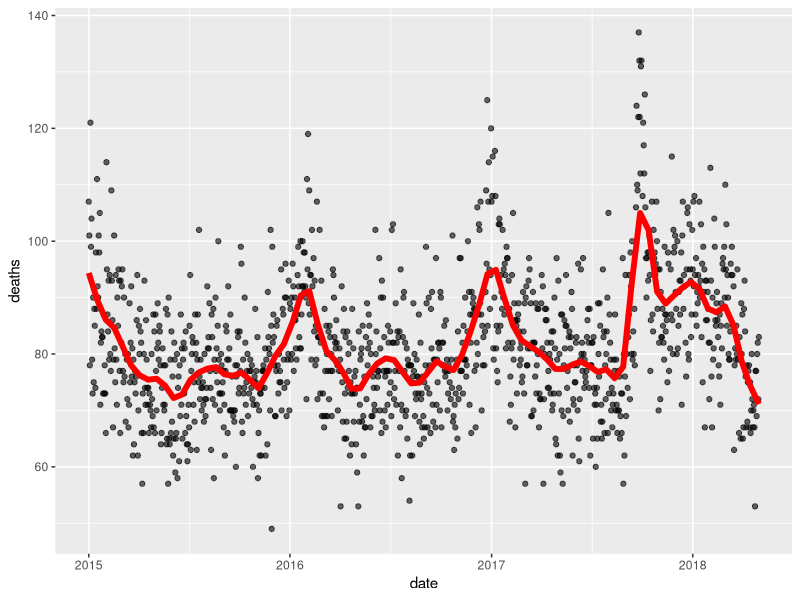
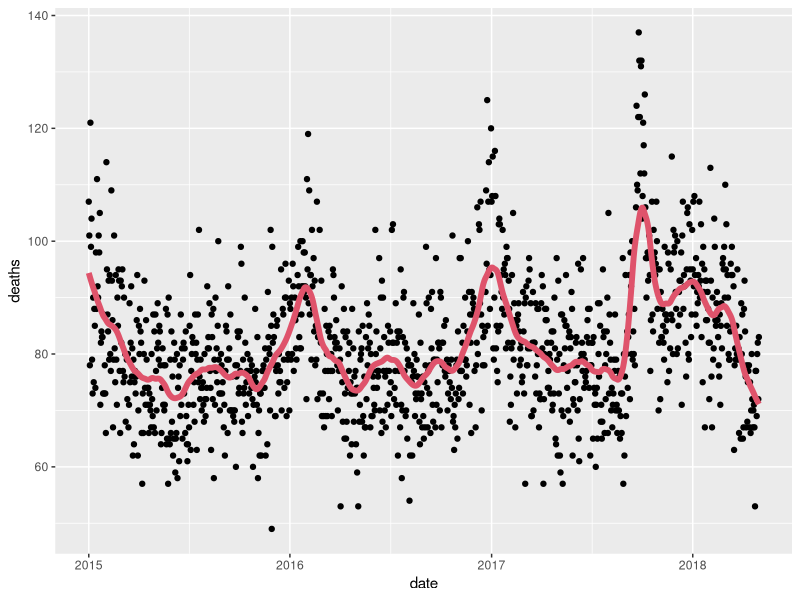
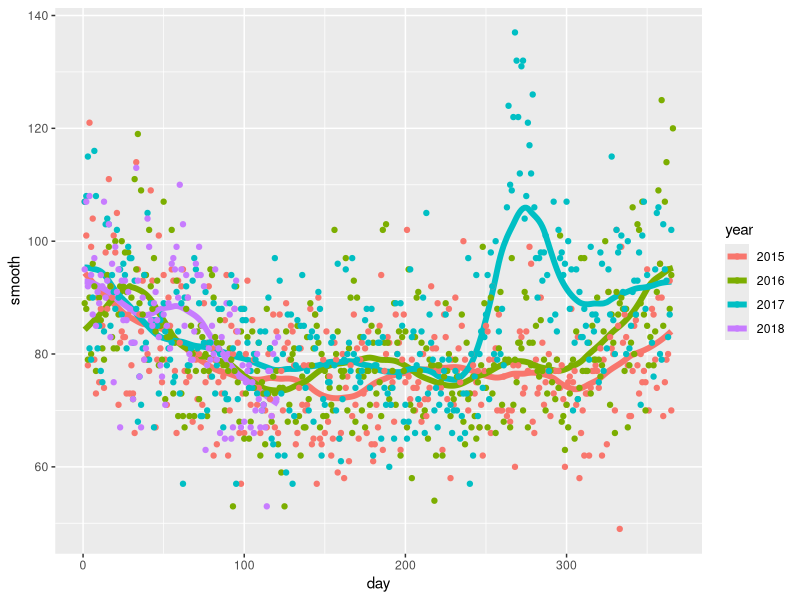
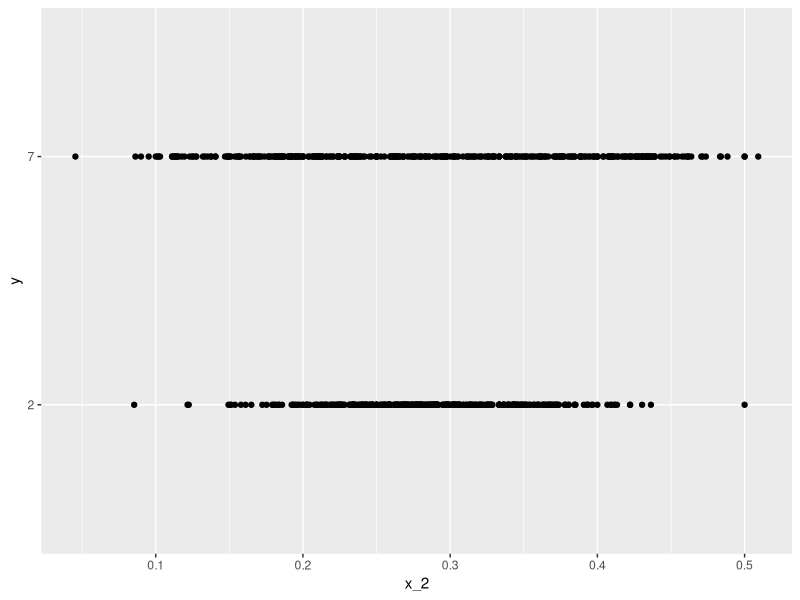
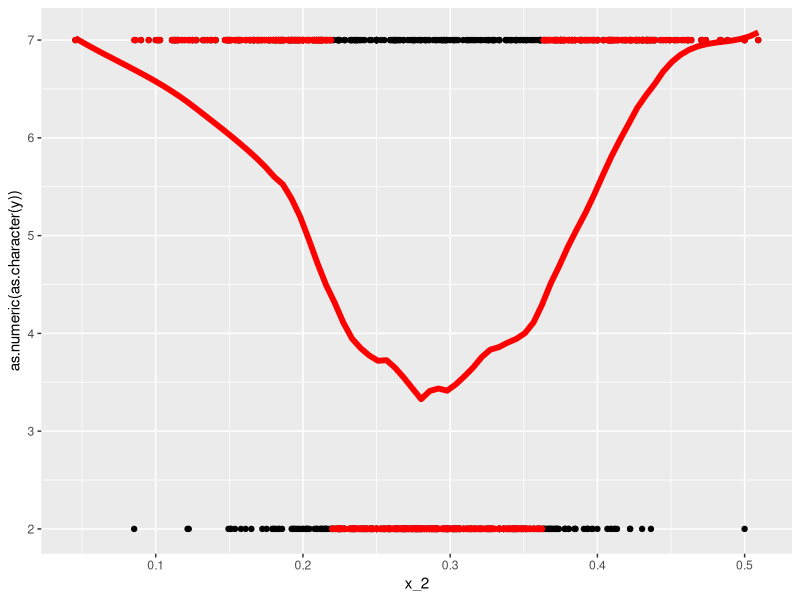
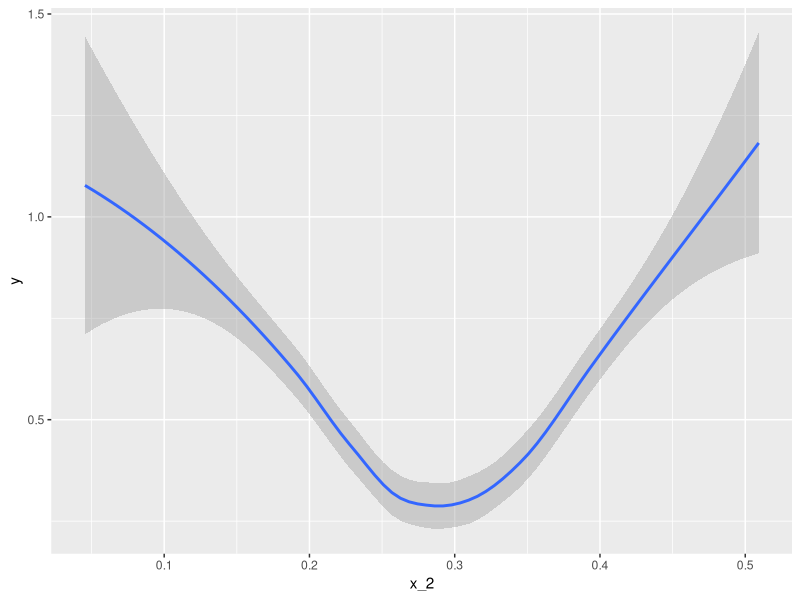

Reproduce these figures in R, in order.
library(tidyverse)
library(purrr)
library(pdftools)
library(lubridate)
fn <- system.file("extdata", "RD-Mortality-Report_2015-18-180531.pdf", package="dslabs")
dat <- map_df(str_split(pdf_text(fn), "\n"), function(s){
  s <- str_trim(s)
  header_index <- str_which(s, "2015")[1]
  tmp <- str_split(s[header_index], "\\s+", simplify = TRUE)
  month <- tmp[1]
  header <- tmp[-1]
  tail_index  <- str_which(s, "Total")
  n <- str_count(s, "\\d+")
  out <- c(1:header_index, which(n==1), which(n>=28), tail_index:length(s))
  s[-out] %>%
    str_remove_all("[^\\d\\s]") %>%
    str_trim() %>%
    str_split_fixed("\\s+", n = 6) %>%
    .[,1:5] %>%
    as_data_frame() %>% 
    setNames(c("day", header)) %>%
    mutate(month = month,
           day = as.numeric(day)) %>%
    gather(year, deaths, -c(day, month)) %>%
    mutate(deaths = as.numeric(deaths))
}) %>%
  mutate(month = recode(month, "JAN" = 1, "FEB" = 2, "MAR" = 3, "APR" = 4, "MAY" = 5, "JUN" = 6, 
                        "JUL" = 7, "AGO" = 8, "SEP" = 9, "OCT" = 10, "NOV" = 11, "DEC" = 12)) %>%
  mutate(date = make_date(year, month, day)) %>%
  filter(date <= "2018-05-01")

head(dat)
total_days <- diff(range(as.numeric(range(dat$date))))
span <- 60/total_days
dat%>%
  ggplot(aes(x = date, y = deaths))+geom_point(alpha= 0.6)+geom_smooth(method = "loess", 
                                                                       col = "red", span = span,
                                                                       method.args = list(degree = 1),
                                                                       se = F, size = 2)
span <- 60 / as.numeric(diff(range(dat$date)))
fit <- dat %>% mutate(x = as.numeric(date)) %>% loess(deaths ~ x, data = ., span = span, degree = 1)
dat %>% mutate(smooth = predict(fit, as.numeric(date))) %>%
  ggplot() +
  geom_point(aes(date, deaths)) +
  geom_line(aes(date, smooth), lwd = 2, col = 2)
dat %>% 
  mutate(smooth = predict(fit, as.numeric(date)), day = yday(date), year = as.character(year(date))) %>%
  ggplot(aes(day, smooth, col = year)) +
  geom_line(lwd = 2)+geom_point(aes(y = deaths, col = year))

library(broom)
library(dslabs)
data("mnist_27")

mnist_27$train %>% glm(y ~ x_2, family = "binomial", data = .) %>% tidy()
qplot(x_2, y, data = mnist_27$train)
fit <- mnist_27$train %>%
  mutate(y = as.numeric(as.character(y)))%>%
  loess(y ~ x_2, data = ., degree = 1, span = 0.5)
summary(fit)
mnist_27$train %>%
  mutate(smooth = predict(fit))%>%
  mutate(y_hat = ifelse(smooth > 4.5,7,2))%>%
  ggplot(aes(x_2, as.numeric(as.character(y))))+geom_smooth(method = "loess", 
                                  col = "red", span = 0.2,
                                  method.args = list(degree = 1),
                                  se = F, size = 2)+geom_point()+geom_point(aes(y = y_hat), col= "red")
summary(mnist_27$train$y)
as.numeric(mnist_27$train$y)         

mnist_27$train %>% 
  mutate(y = ifelse(y=="7", 1, 0)) %>%
  ggplot(aes(x_2, y)) + 
  geom_smooth(method = "loess")
